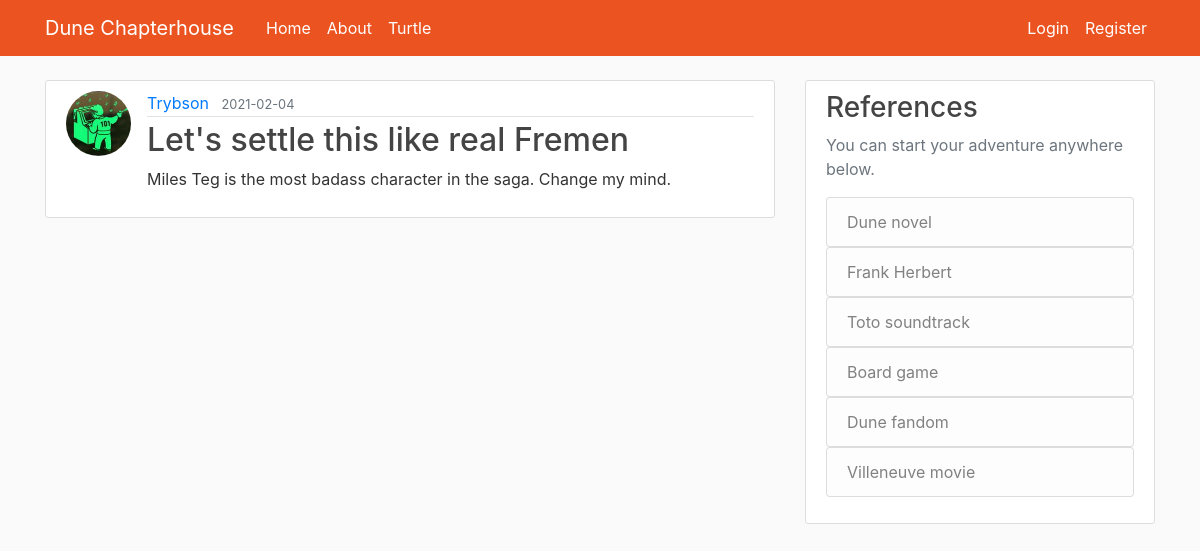
/post/6, run on the app's committed database.
### Chapterhouse/models.py (models this page shows, shortened)
class User(db.Model, UserMixin):
    id = db.Column(db.Integer, primary_key=True)
    username = db.Column(db.String(20), unique=True, nullable=False)
    email = db.Column(db.String(120), unique=True, nullable=False)
    image_file = db.Column(db.String(20), nullable=False, default='default.jpg')
    password = db.Column(db.String(60), nullable=False)
    posts = db.relationship('Post', backref='author', lazy=True) #relationship one to many

class Post(db.Model):
    id = db.Column(db.Integer, primary_key=True)
    title = db.Column(db.String(100), nullable=False)
    date_posted = db.Column(db.DateTime, nullable=False, default=datetime.utcnow)
    content = db.Column(db.Text, nullable=False)
    user_id = db.Column(db.Integer, db.ForeignKey('user.id'), nullable=False)

### Chapterhouse/routes.py (the view)
@app.route("/post/<int:post_id>")
def post(post_id):
    post = Post.query.get_or_404(post_id)
    return render_template('post.html', title=post.title, post=post)

### Chapterhouse/templates/post.html (shortened to what this page needs)
{% extends "layout.html" %}
{% block content %}
    <article class="media content-section">
      <img class="rounded-circle article-img" src="{{ url_for('static', filename='profile_pics/' + post.author.image_file) }}" alt="">
      <div class="media-body">
        <div class="article-metadata">
          <a class="mr-2" href="#">{{ post.author.username }}</a>
          <small class="text-muted">{{ post.date_posted.strftime('%Y-%m-%d') }}</small>
        </div>
        <h2 class="article-title">{{ post.title }}</h2>
        <p class="article-content">{{ post.content }}</p>
      </div>
    </article>
{% endblock content %}

### Chapterhouse/static/main.css (style rules this page uses)
body { background: #fafafa; color: #333333; margin-top: 5rem; }
h1, h2, h3, h4, h5, h6 { color: #444444; }
.content-section { background: #ffffff; padding: 10px 20px; border: 1px solid #dddddd; border-radius: 3px; margin-bottom: 20px; }
.article-title { color: #444444; }
.article-content { white-space: pre-line; }
.article-img { height: 65px; width: 65px; margin-right: 16px; }
.article-metadata { padding-bottom: 1px; margin-bottom: 4px; border-bottom: 1px solid #e3e3e3 }

### data on the page
User: image_file (picture), author.username "Trybson"
Post: date_posted "2021-02-04", title "Let's settle this like real Fremen", content "Miles Teg is the most badass character in the saga. Change my mind."
